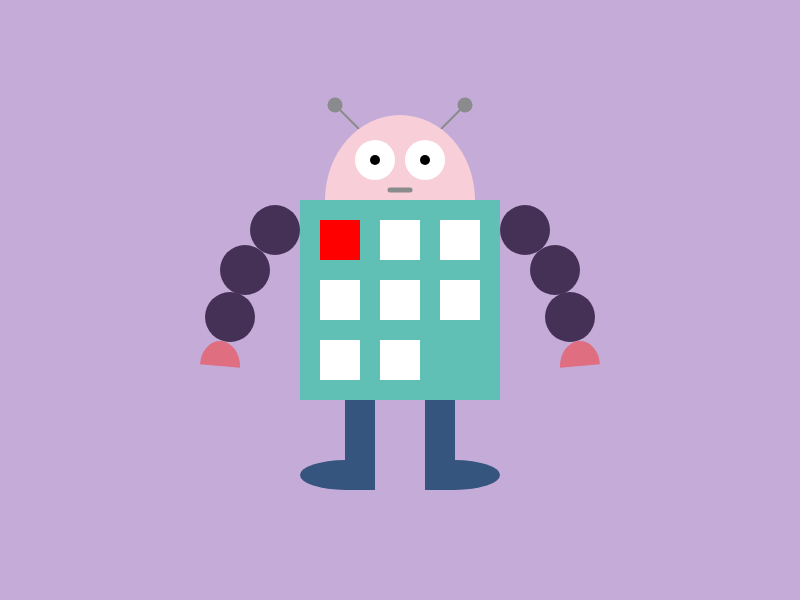
Frame 1 (no input)
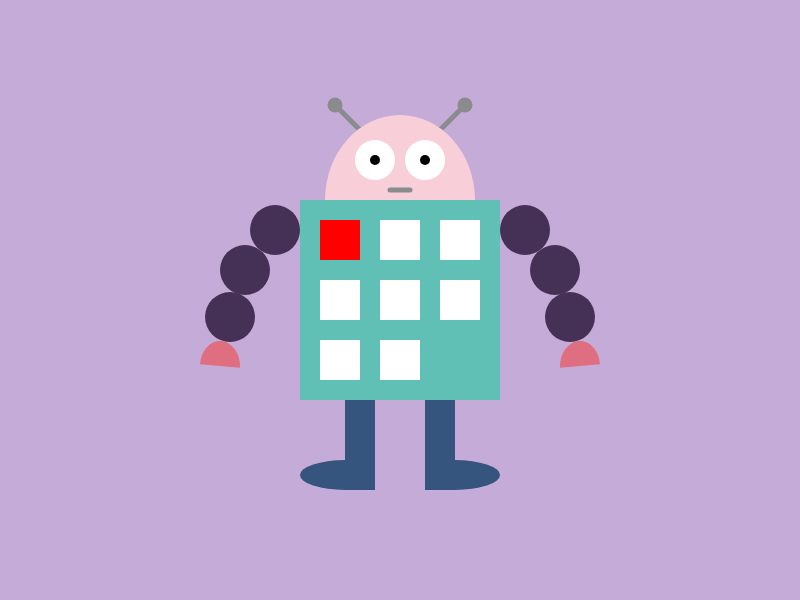
Frame 60 (no input)
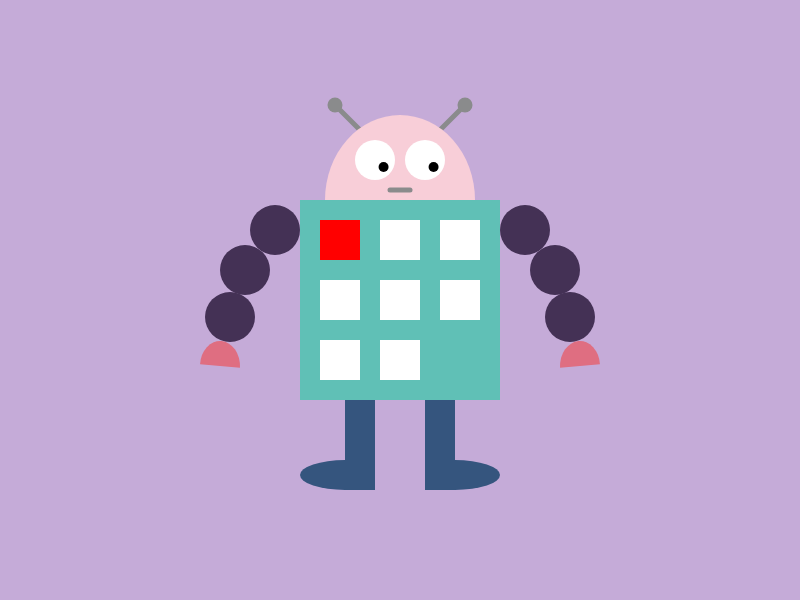
Frame 120 (the mouse pressed at the canvas centre since frame 60)

The p5.js sketch that drew these frames (run headless with seeded random() and noise() and a simulated clock; from frame 60 on, the mouse is pressed at the canvas centre):

// p5.js sketch
// ── sketch.js
function setup() {
  createCanvas(800, 600);
  
  // Set here the values that are not changing all over the sketch
  strokeWeight(2);
}

function draw() {
  colorMode(RGB);
  background(197,171,216);
  
  // Neck my robot has no neck

  // Antennas
  stroke(138,139,140);
  line(360,130,340,110);
  line(440,130,460,110);
  noStroke();
  fill(138,139,140);
  ellipse(335,105,15,15);
  ellipse(465,105,15,15);

  // Body
  fill(96,192,182);
  rect(300,200,200,200);
  fill(255,0,0);
  rect(320,220,40,40);
  fill(255,255,255);
  rect(320,280,40,40);
  rect(320,340,40,40);
  rect(380,220,40,40);
  rect(380,280,40,40);
  rect(380,340,40,40);
  rect(440,220,40,40);
  rect(440,280,40,40);
  fill(96,192,182);
  rect(440,340,40,40);
  
  // Arms
  fill(68,49,85);
  ellipse(275,230,50,50);
  ellipse(245,270,50,50);
  ellipse(230,317,50,50);
  ellipse(525,230,50,50);
  ellipse(555,270,50,50);
  ellipse(570,317,50,50);
  fill(223,110,129);
  arc(220,366,40,50,radians(185),radians(5));
  arc(580,366,40,50,radians(175),radians(355));
  
  // Legs
  fill(53,85,126);
  rect(345,400,30,90);
  rect(425,400,30,90);
  arc(345,475,90,30,HALF_PI,PI+HALF_PI);
  arc(455,475,90,30,PI+HALF_PI,HALF_PI);
  
  // Head
  fill(248,206,216);
  arc(400,200,150,170,PI,TWO_PI);
  
  // Eyes
  fill(255,255,255);
  ellipse(375,160,40,40);
  ellipse(425,160,40,40);
  fill(0,0,0);
  ellipse(((mouseX/2800)*60+375),((mouseY/2600)*60+160),10,10);
  ellipse(((mouseX/2800)*60+425),((mouseY/2600)*60+160),10,10);
  
  // Mouth
  strokeWeight(5);
  stroke(138,139,140);
  line(390,190,410,190);

}
